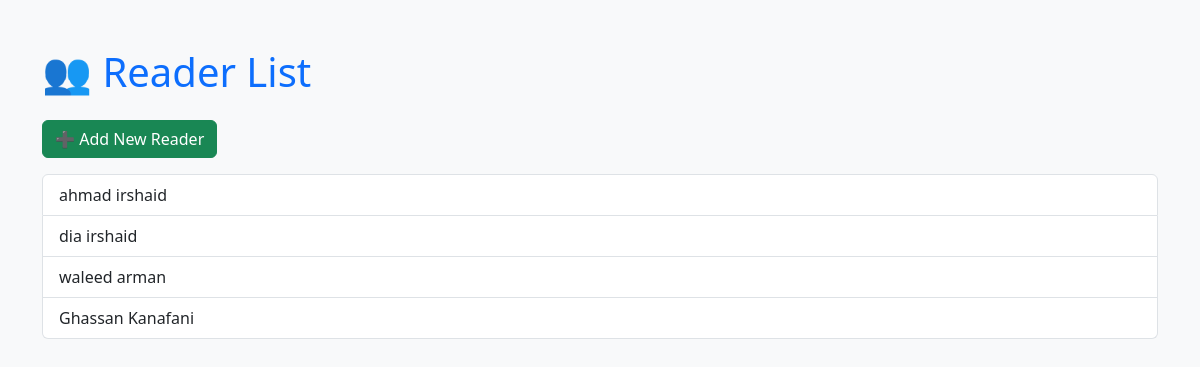
/user_list/, run on an earlier commit of the app's database.
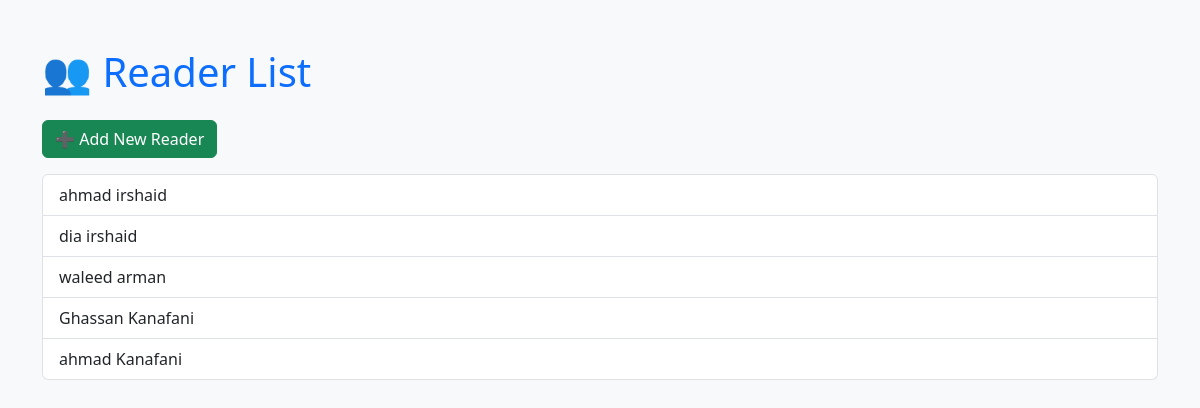
And on a later commit of the database.
### polls/models.py (models this page shows, shortened)
class User(AbstractBaseUser, PermissionsMixin):
    ROLE_CHOICES = [("reader", "Reader"), ("author", "Author"), ("admin", "Admin")]
    email = models.EmailField(unique=True)
    username = models.CharField(max_length=150, unique=True)
    first_name = models.CharField(max_length=50)
    last_name = models.CharField(max_length=50)
    age = models.PositiveIntegerField()
    profile_photo = models.ImageField(upload_to='profile_photos/', null=True, blank=True)
    birth_date = models.DateField(null=True, blank=True)
    role = models.CharField(max_length=10, choices=ROLE_CHOICES)
    is_active = models.BooleanField(default=True)
    is_staff = models.BooleanField(default=False)
    objects = UserManager()
    USERNAME_FIELD = "email"
    REQUIRED_FIELDS = ["username", "first_name", "last_name", "role", "age"]

### polls/views.py (the view)
# urls.py: path('user_list/', views.UserListView.as_view() , name='user-list'),
class UserListView(ListView):
    model = User
    template_name = "users/list_user.html"
    context_object_name = "users"

### polls/templates/users/list_user.html (shortened to what this page needs)
<!DOCTYPE html>
<html lang="en">
<head>
    <link href="https://cdn.jsdelivr.net/npm/bootstrap@5.3.2/dist/css/bootstrap.min.css" rel="stylesheet">
</head>
<body class="bg-light">
<div class="container mt-5">
    <h1 class="mb-4 text-primary">👥 Reader List</h1>
     <a href="{% url 'user-create' %}" class="btn btn-success mb-3">➕ Add New Reader</a>
    <ul class="list-group">
        {% for user in users %}
            <a href="{% url 'user-detail' user.id %}" class="list-group-item">
                {{ user.first_name }} {{ user.last_name }}
            </a>
        {% empty %}
            <li class="list-group-item text-muted">No users found</li>
        {% endfor %}
    </ul>
</div>
</body>
</html>

What changed in the data, as far as the page shows it:
added User: first_name "ahmad", last_name "Kanafani"
